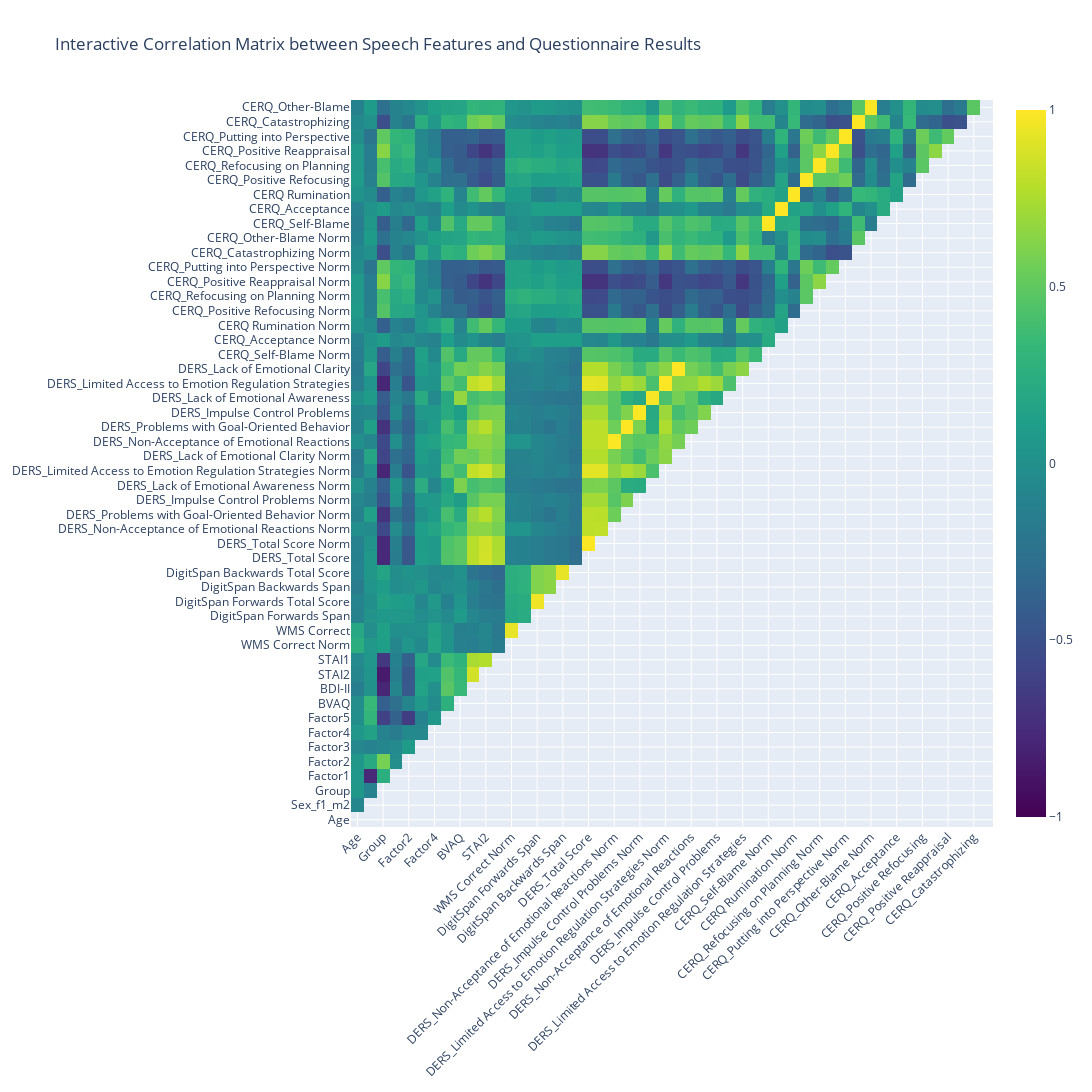

Write notebook code for a chart like this one.
### Markdown cell above
Plot interactive

### Code cell
# Assuming 'analysis_df' is already defined

# Calculate the correlation matrix
correlation_matrix = analysis_df.corr()

# Create a mask for the upper triangle (to avoid duplication in the heatmap)
mask = np.triu(np.ones_like(correlation_matrix, dtype=bool))

# Apply the mask to the correlation matrix
correlation_matrix = correlation_matrix.mask(mask)

# Create the heatmap using plotly.graph_objects
fig = go.Figure(data=go.Heatmap(
    z=correlation_matrix.to_numpy(),
    x=correlation_matrix.columns.tolist(),
    y=correlation_matrix.index.tolist(),
    colorscale='Viridis',
    zmin=-1, zmax=1,
    showscale=True
))

# Update layout for better readability
fig.update_layout(
    title='Interactive Correlation Matrix between Speech Features and Questionnaire Results',
    xaxis=dict(tickangle=-45),
    yaxis=dict(tickangle=0),
    autosize=False,
    width=1500,
    height=1500
)

# Display the interactive heatmap
fig.show()
fig.write_html("W:/Fmri_Forschung/Allerlei/JuliaS/GitHub/SubliminalVideoPriming/plots/speech_questinnaire_correlations_interactive.html")

### Figure 1 — Plotly figure (JSON) as saved in the notebook; plotly's stock layout.template omitted (floating-point values rounded to 4 significant figures; data arrays with more than 128 entries replaced by an {"elided": "..."} marker saying what was removed)
{"data": [{"colorscale": [[0, "#440154"], [0.1111, "#482878"], [0.2222, "#3e4989"], [0.3333, "#31688e"], [0.4444, "#26828e"], [0.5556, "#1f9e89"], [0.6667, "#35b779"], [0.7778, "#6ece58"], [0.8889, "#b5de2b"], [1, "#fde725"]], "showscale": true, "type": "heatmap", "x": ["Age", "Sex_f1_m2", "Group", "Factor1", "Factor2", "Factor3", "Factor4", "Factor5", "BVAQ", "BDI-II", "STAI2", "STAI1", "WMS Correct Norm", "WMS Correct", "DigitSpan Forwards Span", "DigitSpan Forwards Total Score", "DigitSpan Backwards Span", "DigitSpan Backwards Total Score", "DERS_Total Score", "DERS_Total Score Norm", "DERS_Non-Acceptance of Emotional Reactions Norm", "DERS_Problems with Goal-Oriented Behavior Norm", "DERS_Impulse Control Problems Norm", "DERS_Lack of Emotional Awareness Norm", "DERS_Limited Access to Emotion Regulation Strategies Norm", "DERS_Lack of Emotional Clarity Norm", "DERS_Non-Acceptance of Emotional Reactions", "DERS_Problems with Goal-Oriented Behavior", "DERS_Impulse Control Problems", "DERS_Lack of Emotional Awareness", "DERS_Limited Access to Emotion Regulation Strategies", "DERS_Lack of Emotional Clarity", "CERQ_Self-Blame Norm", "CERQ_Acceptance Norm", "CERQ Rumination Norm", "CERQ_Positive Refocusing Norm", "CERQ_Refocusing on Planning Norm", "CERQ_Positive Reappraisal Norm", "CERQ_Putting into Perspective Norm", "CERQ_Catastrophizing Norm", "CERQ_Other-Blame Norm", "CERQ_Self-Blame", "CERQ_Acceptance", "CERQ Rumination", "CERQ_Positive Refocusing", "CERQ_Refocusing on Planning", "CERQ_Positive Reappraisal", "CERQ_Putting into Perspective", "CERQ_Catastrophizing", "CERQ_Other-Blame"], "y": ["Age", "Sex_f1_m2", "Group", "Factor1", "Factor2", "Factor3", "Factor4", "Factor5", "BVAQ", "BDI-II", "STAI2", "STAI1", "WMS Correct Norm", "WMS Correct", "DigitSpan Forwards Span", "DigitSpan Forwards Total Score", "DigitSpan Backwards Span", "DigitSpan Backwards Total Score", "DERS_Total Score", "DERS_Total Score Norm", "DERS_Non-Acceptance of Emotional Reactions Norm", "DERS_Problems with Goal-Oriented Behavior Norm", "DERS_Impulse Control Problems Norm", "DERS_Lack of Emotional Awareness Norm", "DERS_Limited Access to Emotion Regulation Strategies Norm", "DERS_Lack of Emotional Clarity Norm", "DERS_Non-Acceptance of Emotional Reactions", "DERS_Problems with Goal-Oriented Behavior", "DERS_Impulse Control Problems", "DERS_Lack of Emotional Awareness", "DERS_Limited Access to Emotion Regulation Strategies", "DERS_Lack of Emotional Clarity", "CERQ_Self-Blame Norm", "CERQ_Acceptance Norm", "CERQ Rumination Norm", "CERQ_Positive Refocusing Norm", "CERQ_Refocusing on Planning Norm", "CERQ_Positive Reappraisal Norm", "CERQ_Putting into Perspective Norm", "CERQ_Catastrophizing Norm", "CERQ_Other-Blame Norm", "CERQ_Self-Blame", "CERQ_Acceptance", "CERQ Rumination", "CERQ_Positive Refocusing", "CERQ_Refocusing on Planning", "CERQ_Positive Reappraisal", "CERQ_Putting into Perspective", "CERQ_Catastrophizing", "CERQ_Other-Blame"], "z": {"elided": "50x50 float values"}, "zmax": 1, "zmin": -1}], "layout": {"autosize": false, "height": 1500, "title": {"text": "Interactive Correlation Matrix between Speech Features and Questionnaire Results"}, "width": 1500, "xaxis": {"tickangle": -45}, "yaxis": {"tickangle": 0}}}
